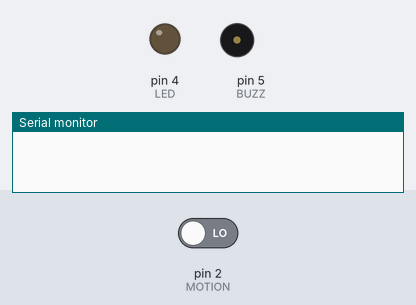
This sketch was run on a simulated Arduino Uno, built with avr-gcc and run on an emulated ATmega328P. Shown: output pins drawn as LEDs (lit = HIGH), buzzer (waves = sounding), the last lines printed to the serial monitor. Inputs (shaded band) come from the test bench; at power-on: pin 2 (MOTION) LOW.

Above: at 1.2 s.
1.3 s: pin 2 (MOTION) driven HIGH
At 1.7 s:
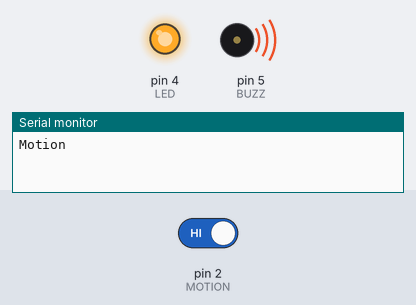
2.8 s: pin 2 (MOTION) driven LOW
At 4.0 s:
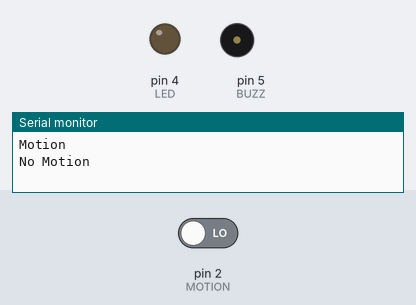
Timing chart, 0 to 5.8 s (numbered marks = the images above; inputs shaded):
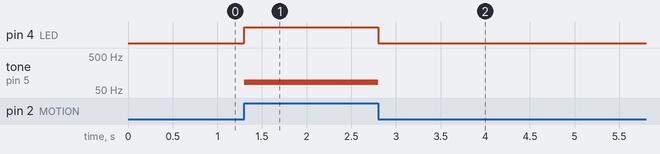

Measured:
- after the input at 1.3 s, pin 4 (LED): LOW → HIGH at once; tone on pin 5 (BUZZ): silent → 85 Hz at once
- after the input at 2.8 s, pin 4 (LED): HIGH → LOW at once; tone on pin 5 (BUZZ): 85 Hz → silent at once

The sketch:

Task1.2P.ino
```cpp
/*
  Basic Sense Act Think Alarm - Using an Interrupt.

  By Sean Corcoran
  Created 22 Jun 2021
  For Task M1.T2P - SIT315 Concurrent and Distributed Programming
  Deakin University
*/
// Define input and output pins
#define LED 4
#define BUZZ 5
#define MOTION 2

void setup() {
  // Initialize digital pin LED and BUZZER pins to output and motionInput to input.
  pinMode(LED, OUTPUT);
  pinMode(BUZZ, OUTPUT);

  // Attached interrupt to trigger the alarm ISR.
  attachInterrupt(digitalPinToInterrupt(2), raiseTheAlarm_ISR, CHANGE);

  // Setup the serial monitor at 9600
  Serial.begin(9600);

}

void loop() {
}

void raiseTheAlarm_ISR() {
  // If the motion pin reads as high, motion has been detected if not then no motion
  if (digitalRead(MOTION) == HIGH) {
    // Turn on the LED and play tone.
    digitalWrite(LED, HIGH);
    tone(BUZZ, 85);

    // Output the motion state to the serial monitor.
    Serial.println("Motion");
  }
  else {
    // Turn off the LED and stop tone.
    digitalWrite(LED, LOW);
     noTone(BUZZ);

    // Output the motion state to the serial monitor.
    Serial.println("No Motion");
  }
}
```
